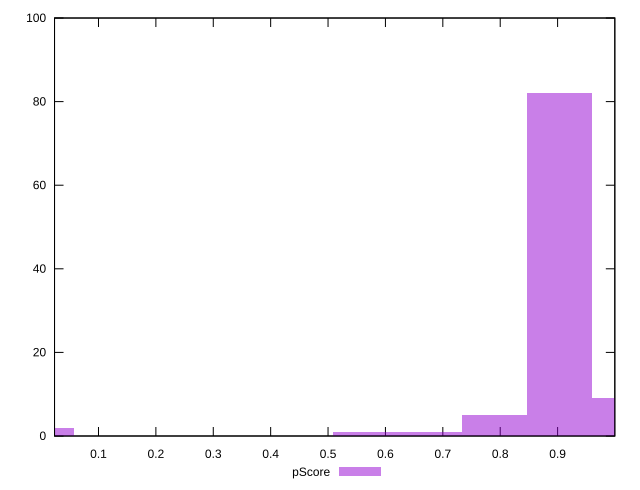

The gnuplot source for this figure:
reset

$pScore <<EOF
0 2
1.016179771093703 9
0.9032709076388471 82
0.5645443172742795 1
0.7903620441839913 5
0.6774531807291353 1
EOF

set key outside below
set boxwidth 0.11290886345485589
set xrange [0.023390811250477705:0.9997160845577461]
set yrange [0:100]
set trange [0:100]
set style fill transparent solid 0.5 noborder
set terminal svg size 640, 490 enhanced background rgb 'white'
set output "report/report_00029_2021-02-24T13-36-40.390Z/speed-index/samples/music/pScore/histogram.svg"

plot $pScore title "pScore" with boxes

reset
